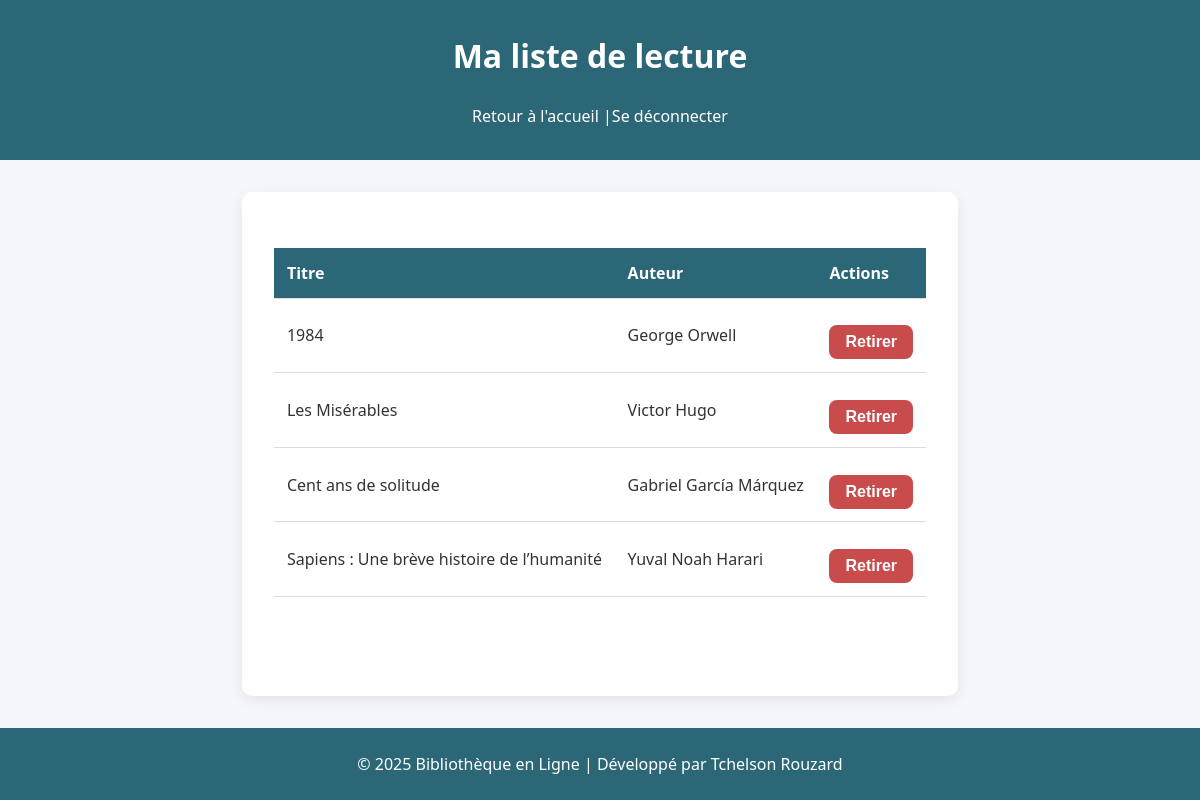
Screenshot of /wishlist.php (signed in) with the database file from the repository.
### tables this page shows
CREATE TABLE `livres` (
  `id` int(11) NOT NULL,
  `titre` varchar(100) NOT NULL,
  `auteur` varchar(100) NOT NULL,
  `description` text NOT NULL,
  `maison_edition` varchar(100) NOT NULL,
  `nombre_exemplaire` int(11) NOT NULL,
  `image` varchar(50) NOT NULL
);

### wishlist.php (the view, shortened to what this page needs)
<?php
$servername = "localhost";
$username = "root";
$password = "";
$dbname = "bibliotheque_jp_db";
$conn = new mysqli($servername, $username, $password, $dbname);
$id_lecteur = $_SESSION['id_lecteur'];
$sql = "SELECT livres.id AS id_livre, livres.titre, livres.auteur
        FROM liste_lecture
        JOIN livres ON liste_lecture.id_livre = livres.id
        WHERE liste_lecture.id_lecteur = ?";
$stmt = $conn->prepare($sql);
$stmt->bind_param("i", $id_lecteur);
$stmt->execute();
$result = $stmt->get_result();
?>
<!DOCTYPE html>
<html lang="fr">
<head>
    <link rel="stylesheet" href="style.css">
</head>
<body>
    <header>
        <h1>Ma liste de lecture</h1>
        <a href="index.php">Retour à l'accueil</a>
        <a href="logout.php" class="btn-logout">|Se déconnecter</a>
    </header>
    <main>
        <?php if ($result->num_rows > 0): ?>
            <table>
                <thead>
                    <tr>
                        <th>Titre</th>
                        <th>Auteur</th>
                        <th>Actions</th>
                    </tr>
                </thead>
                <tbody>
                    <?php while ($row = $result->fetch_assoc()): ?>
                        <tr>
                            <td><?= htmlspecialchars($row['titre']) ?></td>
                            <td><?= htmlspecialchars($row['auteur']) ?></td>
                            <td>
                                <form method="post" style="display:inline;">
                                    <button type="submit" class="delete-btn">Retirer</button>
                                </form>
                            </td>
                        </tr>
                    <?php endwhile; ?>
                </tbody>
            </table>
        <?php else: ?>
            <p>Votre liste de lecture est vide</p>
        <?php endif; ?>
    </main>
    <footer>
        <p>&copy; 2025 Bibliothèque en Ligne | Développé par Tchelson Rouzard</p>
    </footer>
</body>
</html>

### style.css (style rules this page uses)
:root { --main-color: #2b6777; --secondary-color: #52ab98; --danger-color: #c94c4c; --danger-hover: #ff6b6b; --light-bg: #f5f7fa; --text-color: #333; --white: #fff; }
* { margin: 0; padding: 0; box-sizing: border-box; }
body { font-family: 'Segoe UI', Arial, sans-serif; background-color: var(--light-bg); color: var(--text-color); line-height: 1.5; min-height: 100vh; display: flex; flex-direction: column; }
header { text-align: center; padding: 2em 1em; background-color: var(--main-color); color: var(--white); }
header h1 { margin-bottom: 0.5em; font-weight: 600; }
header a { display: inline-block; color: var(--white); text-decoration: none; font-weight: 500; margin-top: 0.5em; }
main { flex: 1; max-width: 80%; margin: 2em auto; padding: 2em; background-color: var(--white); border-radius: 10px; box-shadow: 0 4px 15px rgba(0,0,0,0.08); }
button, .btn-submit { display: inline-block; width: 100%; padding: 12px 14px; margin-top: 14px; border: none; border-radius: 8px; background: var(--main-color); color: var(--white); font-weight: 700; cursor: pointer; font-size: 1rem; transition: all 0.2s ease; }
.btn-delete, .delete-btn { background-color: var(--danger-color); }
table { width: 100%; border-collapse: collapse; margin-top: 1.5em; overflow-x: auto; display: block; }
th, td { padding: 0.8em; border-bottom: 1px solid #ddd; text-align: left; }
th { background-color: var(--main-color); color: var(--white); }
table button { width: auto; padding: 0.5em 1em; }
footer { text-align: center; padding: 1.5em; background-color: var(--main-color); color: var(--white); }

### rows the page displays
livres: titre "1984", auteur "George Orwell"
livres: titre "Les Misérables", auteur "Victor Hugo"
livres: titre "Cent ans de solitude", auteur "Gabriel García Márquez"
livres: titre "Sapiens : Une brève histoire de l’humanité", auteur "Yuval Noah Harari"
